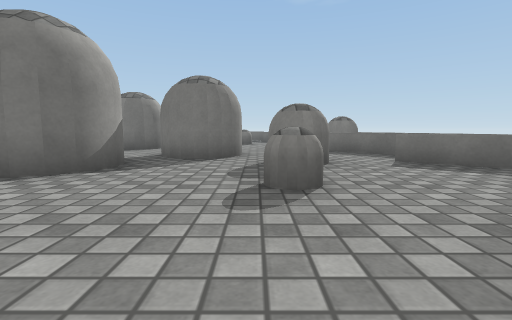
view 1 (above)

14 first-person views from a walk through a Unity game level. The camera is 0.56 m above the floor, tilts 6° down and sees 85° across. The floor is counted in squares, 1 m on a side. Each view is taken from the middle of a square. On the plan, view 1 faces up. The plan holds only what a view shows up to about 9 squares ahead; the rest is blank. Surface patterns are stand-ins for the level's own textures.

view 2
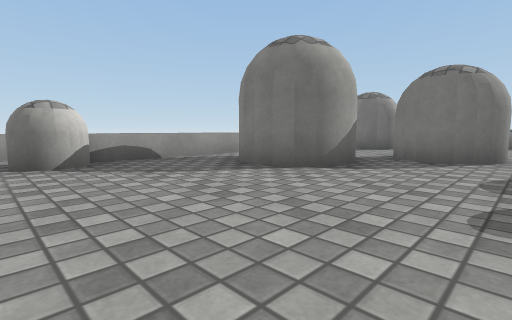

view 3
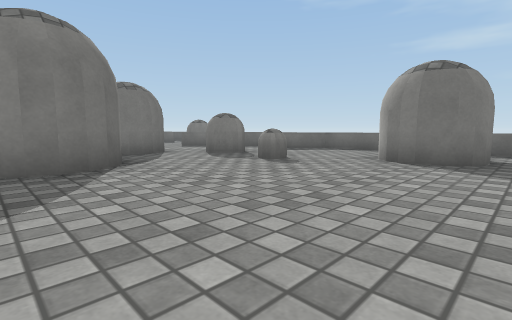

view 4
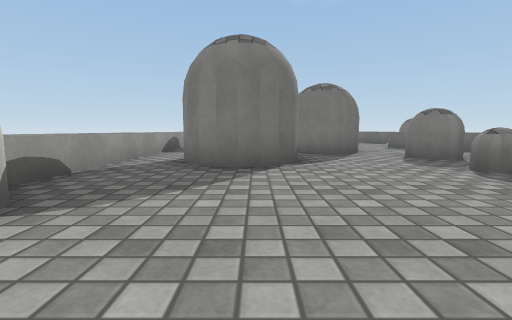

view 5
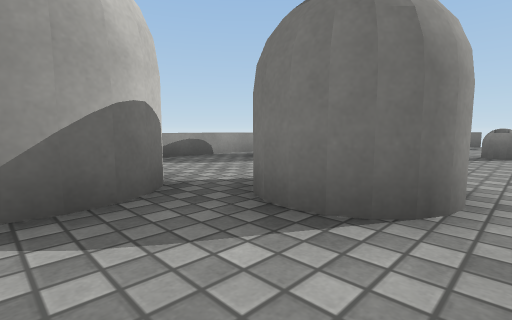

view 6
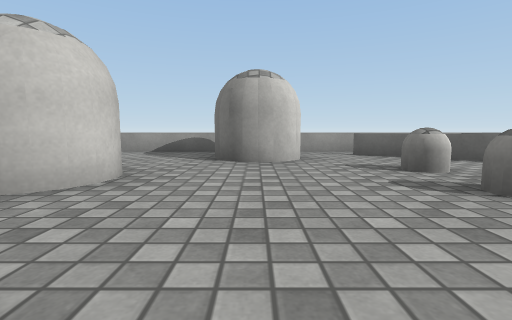

view 7
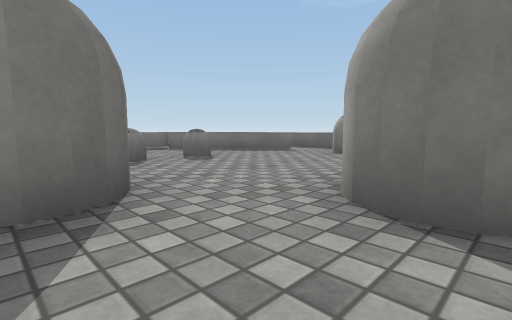

view 8
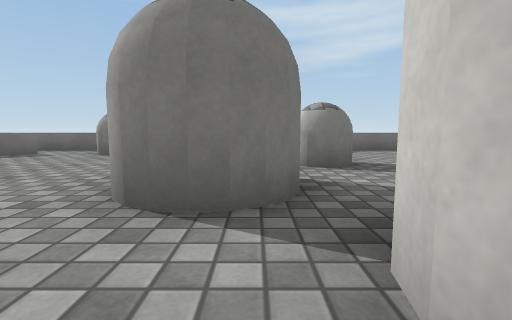

view 9
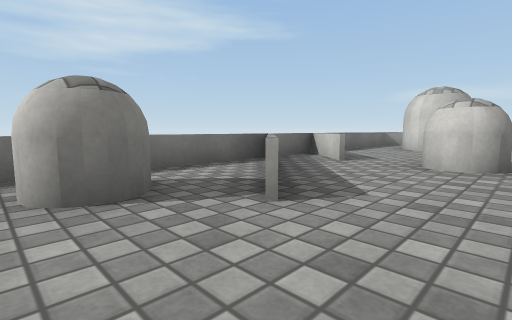

view 10
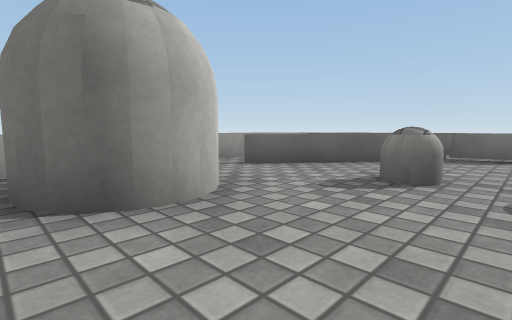

view 11
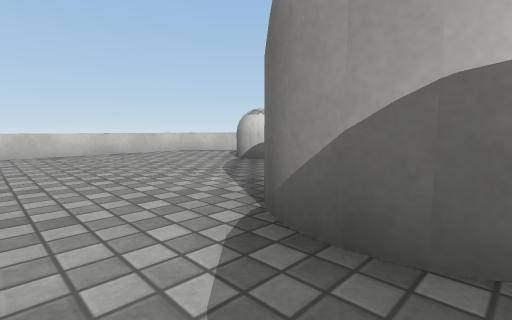

view 12
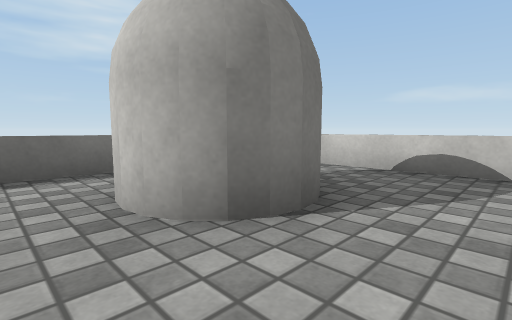

view 13
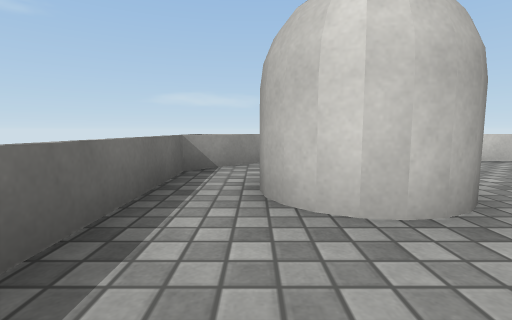

view 14
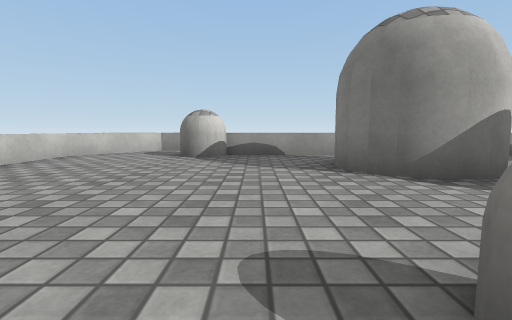

### Floor plan
Points are (right, up) in squares from view 1. A wall is a line through its corners. A room is listed if a view was taken in it or the views show most of it. See-through windows are left out.
Room 1 (views 1, 2, 3, 4, 5, 6, 7, 8, 9, 10, 11, 12, 13, 14)
walls: (-2.5, 5.2) (-2.1, 4.4) (-2.5, 3.5) (-2.9, 3.3) (-3.4, 3.2) (-3.9, 3.5) (-4.2, 3.8); (-2.3, 4.9) (-2.2, 4.2); (-2.2, 4.6) (-2.3, 4); (-3.4, 5.5) (-2.9, 5.5) (-2.6, 5.3) (-2.4, 5.1)
low walls: (2.6, 5.2) (4, 4); (4, 5.5) (1.6, 8.1); (3.7, 4.1) (2.5, 5.1); (2.8, 11.1) (0.4, 13.9); (-6.9, 0.5) (-6.9, -0.7) (-5.1, -2.2) (2.6, -2.2); (-2.1, 14.2) (-4.6, 11.2); (2.9, -1.9) (4, -0.8) (4, 11.4); (-2.3, 16.1) (-5.5, 14.5) (-5.5, 1.4)
objects: capsule (-6, 1) to (-5, 1); capsule (-4, 8) to (-3, 10); capsule (-2, 6) to (-1, 7); capsule (-2, 11); other object (-2, 14) to (0, 15); capsule (-1, 11) to (0, 11); capsule (0, 3); capsule (0, 5) to (1, 5); capsule (1, 0) to (3, 1); capsule (3, 9) to (3, 10)

Where each view was taken, in squares from view 1:
view 1: 0 up, 0 right, facing up
view 2: 0 up, 0 right, facing up-left
view 3: 1 down, 4 left, facing up-right
view 4: 1 down, 3 left, facing up
view 5: 4 up, 0 right, facing up-left
view 6: 9 up, 2 right, facing left
view 7: 6 up, 4 left, facing up-right
view 8: 6 up, 4 left, facing right
view 9: 10 up, 0 right, facing down-right
view 10: 8 up, 1 left, facing up-left
view 11: 5 up, 1 left, facing down-left
view 12: 2 up, 0 right, facing down-right
view 13: 3 up, 3 right, facing down
view 14: 2 up, 1 right, facing left
